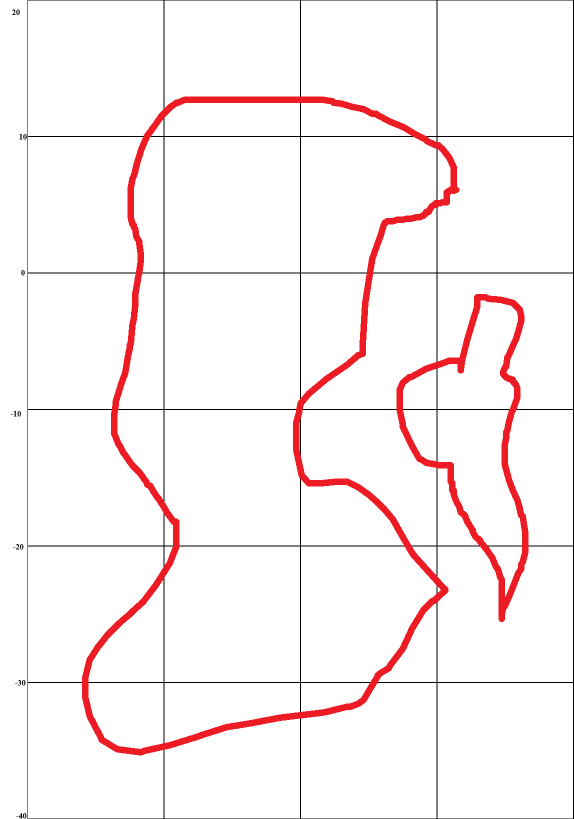
#> input picture test images/map_test.png, 1147 x 1638 px, found by its file name (shown at 1/2 size)
$ python main2.py
#> lines starting #> are read from the running program, lines starting #| are printed output that depends on the picture
import os
import cv2
import numpy as np
import shutil

def format_float(num):
    return f'{num:06.3f}'  # Format as 00.000 for single-digit or multi-digit numbers

def get_all_file_paths(directory):
    file_paths = []
    for root, dirs, files in os.walk(directory):
        for file in files:
            if file.lower().endswith(('.png', '.jpg', '.jpeg', '.bmp', '.tiff')):
                file_paths.append(os.path.join(root, file))
    return file_paths

def get_filenames_from_paths(file_paths):
    return [os.path.splitext(os.path.basename(path))[0] for path in file_paths]

def cut_image_horizontally(mainpath, filename, start_lat, end_lat, dlat, output_path, output_folder):
    image_path = os.path.join(mainpath, filename)
    image = cv2.imread(image_path)
    if image is None:
        raise ValueError(f"Image at {image_path} could not be loaded.")

    height, width, _ = image.shape
    num_slices = int((end_lat - start_lat) / dlat)
    slice_height = height // num_slices

    os.makedirs(os.path.join(output_path, output_folder), exist_ok=True)

    for i in range(num_slices):
        start_row = i * slice_height
        end_row = (i + 1) * slice_height if i < num_slices - 1 else height
        slice_img = image[start_row:end_row, :]
        slice_lat = end_lat - i * dlat
        output_file = os.path.join(output_path, output_folder, f'{format_float(slice_lat)}.png')
        cv2.imwrite(output_file, slice_img)

    print(f"{num_slices} slices saved to '{output_folder}'.")

def scale_image_height(image_path, scale, output_path):
    image = cv2.imread(image_path)
    if image is None:
        raise ValueError(f"Image at {image_path} could not be loaded.")

    original_height, original_width = image.shape[:2]
    new_height = int(original_height * scale)
    scaled_image = cv2.resize(image, (original_width, new_height), interpolation=cv2.INTER_NEAREST_EXACT)
    cv2.imwrite(output_path, scaled_image)

def combine_images_vertically(image_paths, output_file):
    if not image_paths:
        raise ValueError("No image files found in the provided paths.")

    images = [cv2.imread(path) for path in image_paths]
    if any(image is None for image in images):
        raise ValueError("One or more images could not be loaded.")

    width = images[0].shape[1]
    if not all(image.shape[1] == width for image in images):
        raise ValueError("Not all images have the same width.")

    combined_image = np.vstack(images)
    os.makedirs(os.path.dirname(output_file), exist_ok=True)
    cv2.imwrite(output_file, combined_image)

def flip_image_vertically(image_path, output_path):
    image = cv2.imread(image_path)
    if image is None:
        raise ValueError(f"Image at {image_path} could not be loaded.")

    flipped_image = cv2.flip(image, 0)
    cv2.imwrite(output_path, flipped_image)

def delete_folder(folder_path):
    if os.path.exists(folder_path):
        shutil.rmtree(folder_path)
        print(f"Folder '{folder_path}' and its contents have been deleted.")
    else:
        print(f"Folder '{folder_path}' does not exist.")

def mercator_function(lat):
    rad_lat = np.deg2rad(lat)
    return np.log(np.tan(rad_lat) + 1 / np.cos(rad_lat))

def mercator_conversion(latlist):
    lat_list = np.array(latlist)
    return np.rad2deg(np.gradient(mercator_function(lat_list)))

def process_latitude_range(start_lat, end_lat, filename, mainpath, output_folder_prefix):
    dlat = 1.0  # Adjust as necessary
    output_folder = f"{output_folder_prefix}_sliced"
    output_file = os.path.join(mainpath, f"{filename}_combined.png")

    lat_list = np.arange(start_lat, end_lat + dlat, dlat)
    cut_image_horizontally(mainpath, filename, start_lat, end_lat, dlat, mainpath, output_folder)
    temp_directory = os.path.join(mainpath, output_folder)
    file_paths = get_all_file_paths(temp_directory)
    filenames = [float(item) for item in get_filenames_from_paths(file_paths)]

    conv_list = mercator_conversion(lat_list)
    for path, name, conv in zip(file_paths, filenames, conv_list):
        scale_image_height(path, conv, path)
        print(f'slice_{name} stretched')

    combine_images_vertically(file_paths, output_file)
    print('Image successfully converted')
    delete_folder(temp_directory)

def main():
    mainpath = r'C:\Users\verci\Documents\Python Code\Test-Repo\test images\\'
    filename = 'map_test.png'
    start_lat = -60
    end_lat = 0

    if start_lat >= 0 and end_lat > 0:
        process_latitude_range(start_lat, end_lat, filename, mainpath, filename)
    elif start_lat < 0 and end_lat <= 0:
        flip_image_vertically(os.path.join(mainpath, filename), os.path.join(mainpath, f'{filename}_flipped.png'))
#> in flip_image_vertically, image is the input picture: shape (1638, 1147, 3); mean B, G, R 243, 242.7, 250.8
#> in flip_image_vertically, `flipped_image = cv2.flip(image, 0)`:
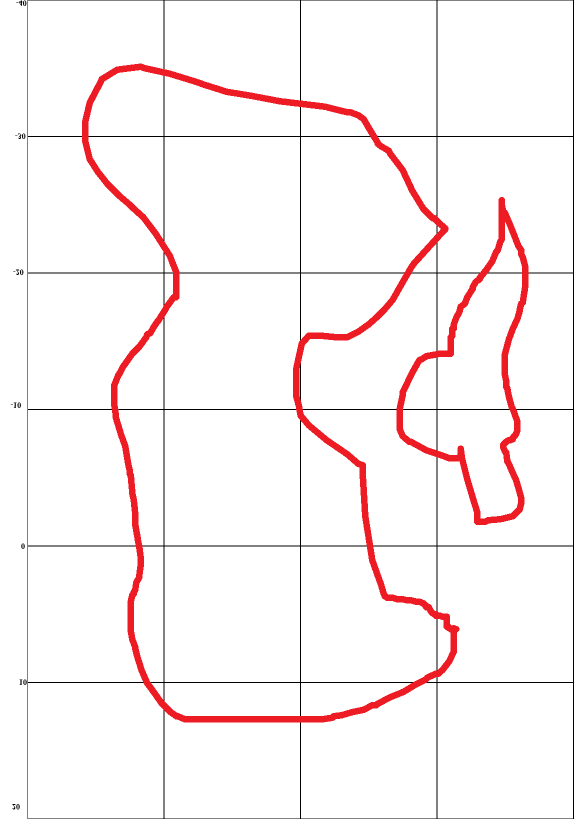
#> flipped_image: shape (1638, 1147, 3) (shown at 1/2 size); mean B, G, R 243, 242.7, 250.8
        filename_flipped = f'{filename}_flipped.png'
        process_latitude_range(-end_lat, -start_lat, filename_flipped, mainpath, filename_flipped)
#> in combine_images_vertically, `images = [cv2.imread(path) for path in image_paths]`: images = 60 items
#> in combine_images_vertically, `combined_image = np.vstack(images)`:
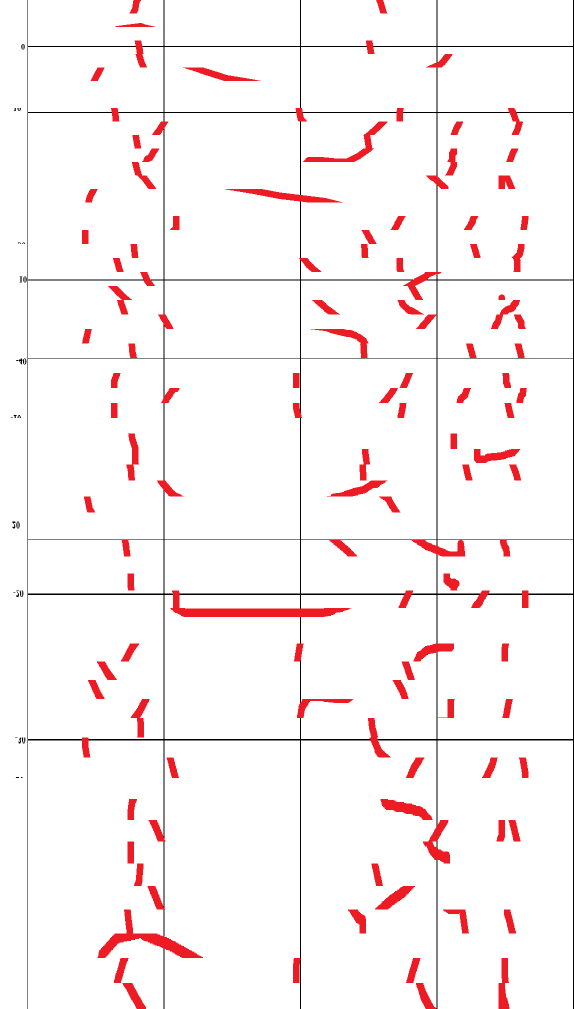
#> combined_image: shape (2018, 1147, 3) (shown at 1/2 size); mean of channels 0, 1, 2 243, 242.6, 250.9; drawn as B, G, R
    elif start_lat < 0 and end_lat > 0:
        pass  # Implement processing for mixed positive/negative latitudes if needed

if __name__ == '__main__':
    main()
